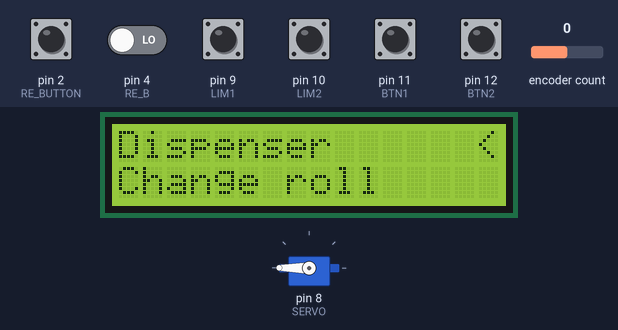
This sketch was run on a simulated Arduino Uno, built with avr-gcc and run on an emulated ATmega328P. Shown: servo, 16×2 character LCD. Inputs (shaded band) come from the test bench; at power-on: pin 2 (RE_BUTTON), pin 9 (LIM1), pin 10 (LIM2), pin 11 (BTN1), pin 12 (BTN2) HIGH, pin 4 (RE_B) LOW, encoder count 0.

Above: at 1.2 s.
1.3 s: pin 2 (RE_BUTTON) pulled LOW for 1 s
At 1.9 s:
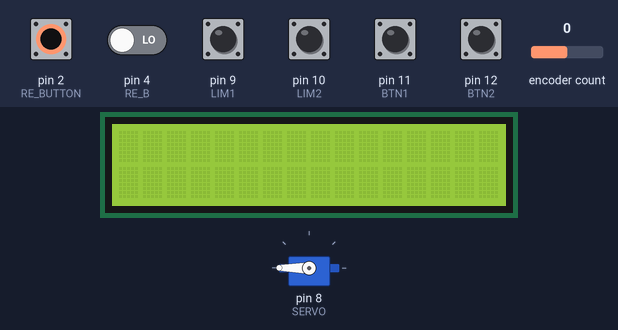
4.5 s: encoder count set to 1
At 7.41 s:
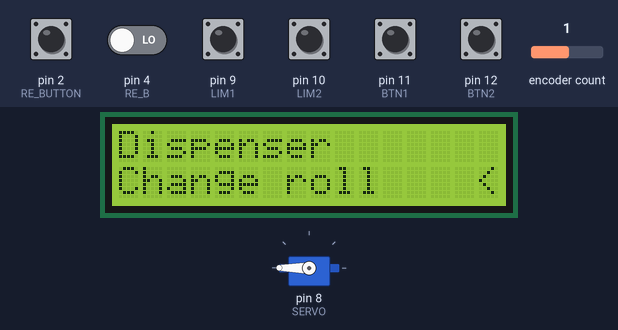
7.5 s: pin 2 (RE_BUTTON) pulled LOW for 0.15 s
At 9.1 s:
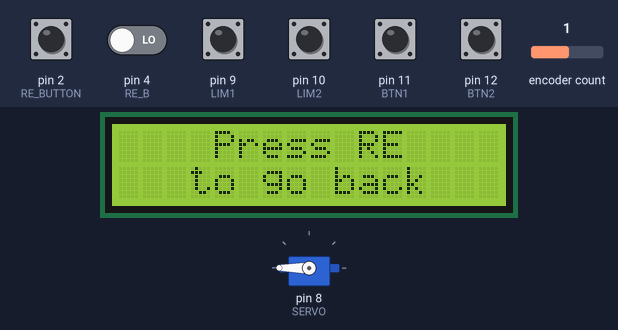
Timing chart, 0 to 10.6 s (numbered marks = the images above; inputs shaded):
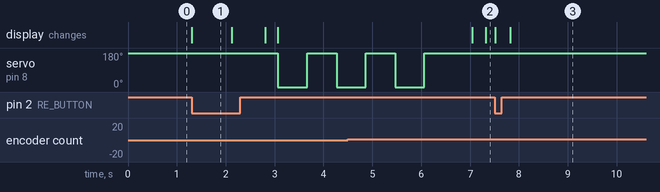

The sketch:

Dispenser_Code.ino
```cpp
// Soldeertin dispenseer
// Made by Jelte Boumans 2021-2022
#include <LiquidCrystal_I2C.h>
#include <Servo.h>
#include <BasicEncoder.h>

// Rotary encoder pins
#define RE_BUTTON 2
#define RE_A 3
#define RE_B 4

// DRV8825 Step pins
#define STEP1 5
#define STEP2 6
#define STEP3 7

// Servo pin
#define SERVO 8

// Limit switches pins
#define LIM1 9
#define LIM2 10

// Manual motor control buttons
#define BTN1 11
#define BTN2 12
#define BTN3 13

// Min and max length of a dispensed wire
#define MAX_LEN 50
#define MIN_LEN 5

// Values to open or close scissor
#define SERVO_OPEN 180
#define SERVO_CLOSE 0

// Delay when going to another state
#define NEXT_STATE_DELAY 250

// The ammount of steps it takes to extrude 1cm of wire (with microstep en 10µs delay)
#define STEPS_PER_CM 4500L

// Change this from true to false to disable the lidOpen function
// Set this to false when debugging
#define ENABLE_LID_SECURITY true

Servo myServo;
LiquidCrystal_I2C lcd(0x27,16,2);
BasicEncoder encoder(RE_A, RE_B);

enum States {
  mainmenu,
  motorcontrol,
  selectDiameter,
  selectLength,
  dispense,
  cut
};

States state = mainmenu;

byte selectedDiameter = 0;
byte selectedLength = MIN_LEN;

void setup() {
  pinMode(RE_A, INPUT);
  pinMode(RE_B, INPUT);
  pinMode(RE_BUTTON, INPUT_PULLUP);

  pinMode(STEP1, OUTPUT);
  pinMode(STEP2, OUTPUT);
  pinMode(STEP3, OUTPUT);

  pinMode(SERVO, OUTPUT);

  pinMode(LIM1, INPUT_PULLUP);
  pinMode(LIM2, INPUT_PULLUP);

  pinMode(BTN1, INPUT_PULLUP);
  pinMode(BTN2, INPUT_PULLUP);
  pinMode(BTN3, INPUT_PULLUP);

  myServo.attach(SERVO);
  myServo.write(SERVO_OPEN);

  lcd.init();
  lcd.backlight();
  lcd.clear();

  setup_encoders(RE_A,RE_B);

  digitalWrite(STEP1, LOW); // Start with all step pins low
  digitalWrite(STEP2, LOW);
  digitalWrite(STEP3, LOW);
}

void loop() {
  switch(state) {
    case mainmenu:
      f_mainmenu();
      break;

    case motorcontrol:
      f_motorcontrol();
      break;

    case selectDiameter:
      f_selectDiameter();
      break;

    case selectLength:
      f_selectLength();
      break;

    case dispense:
      f_dispense();
      break;

    case cut:
      f_cut();
      break;
  }
}

bool yCord = 0;
void f_mainmenu() {
  lcd.setCursor(0,0);
  lcd.print("Dispenser");
  lcd.setCursor(0,1);
  lcd.print("Change roll");

  int encoder_change = encoder.get_change();
  if(encoder_change) {  // Move cursor position when you turn the RE
    yCord = !yCord;
    encoder_change = 0;
  }

  lcd.setCursor(15,yCord);  // Print cursor
  lcd.print("<");
  lcd.setCursor(15,!yCord);
  lcd.print(" ");


  if(!digitalRead(RE_BUTTON)) { // When the RE is pressed go to the next state depending on the cursor position
    if(yCord == 0)
      state = selectDiameter;
    else
      state = motorcontrol;

    lcd.clear();  // Clear LCD for next state
    delay(NEXT_STATE_DELAY);  // Delay so you dont skip states when RE is pressed
  }
}

byte stepPin = 0;
void f_motorcontrol() {
  lcd.setCursor(0,0);
  lcd.print("    Press RE    ");
  lcd.setCursor(0,1);
  lcd.print("   to go back   ");

  if(!digitalRead(BTN1))  // The step pin that is used will change depending on which button is pressed
    stepPin = STEP1;
  else if(!digitalRead(BTN2))
    stepPin = STEP2;
//  else if(!digitalRead(BTN3))
//    stepPin = STEP3;
  else
    stepPin = 0;

  while(stepPin) { // If one of the buttons is pressed, send pulses to the selected step pin
    digitalWrite(stepPin, !digitalRead(stepPin));
    delayMicroseconds(10);

    if(digitalRead(BTN1) && digitalRead(BTN2))
      stepPin = 0;
    }


  if(!digitalRead(RE_BUTTON)) { // When the RE is pressed go back to the main menu
    state = mainmenu;
    lcd.clear();  // Clear LCD for next state
    delay(NEXT_STATE_DELAY);  // Delay so you dont skip states when RE is pressed
  }
}

byte xCord = 3;
void f_selectDiameter() {
  lcd.setCursor(0,0);
  lcd.print("  Diameter(mm)  ");
  lcd.setCursor(0,1);
  lcd.print("0.3   0.6   1.0 ");

  // If RE is turned CW
  int encoder_change = encoder.get_change();
  if(encoder_change >= 1) {
    if(xCord >= 15)  // Move cursor to the right
      xCord = 3;
    else
      xCord += 6;
    encoder_change = 0;
  }

  // If RE is turned CCW
  else if(encoder_change <= -1) {
    if(xCord <= 3)  // Move cursor to the left
      xCord = 15;
    else
      xCord -= 6;
    encoder_change = 0;
  }

  lcd.setCursor(xCord,1); // Print cursor
  lcd.print("<");

  if(!digitalRead(RE_BUTTON)) { // When the RE is pressed save the selected diameter the cursor was on
    if(xCord == 3)
      selectedDiameter = 1;
    else if (xCord == 9)
      selectedDiameter = 2;
    else if (xCord == 15)
      selectedDiameter = 3;

    xCord = 3;  // Reset variable for next time
    state = selectLength;
    lcd.clear();  // Clear LCD for next state
    delay(NEXT_STATE_DELAY);  // Delay so you dont skip states when RE is pressed
  }
}

void f_selectLength() {
  lcd.setCursor(3,0);
  lcd.print("Length(cm)");
  lcd.setCursor(7,1);
  lcd.print("=  ");

  // If RE is turned
  int encoder_change = encoder.get_change();
  if(encoder_change) {
    if(encoder_change >= 1) // If RE is turned CW
      selectedLength++;
    else if(encoder_change <= -1) // If RE is turned CCW
      selectedLength--;

    if(selectedLength > MAX_LEN) // Limit length value
      selectedLength = MIN_LEN;
    else if(selectedLength < MIN_LEN)
      selectedLength = MAX_LEN;
  }

  lcd.setCursor(8,1); // Print selected length
  lcd.print(selectedLength);

  if(!digitalRead(RE_BUTTON)) { // When the RE is pressed start dispensing the selected length
    state = dispense;
    lcd.clear();  // Clear LCD for next state
    delay(NEXT_STATE_DELAY);  // Delay so you dont skip states when RE is pressed
  }
}

void f_dispense() {
  lcd.setCursor(2,0);
  lcd.print("Dispensing...");

  if(selectedDiameter == 1)
    stepPin = STEP1;
  else if (selectedDiameter == 2)
    stepPin = STEP2;
  else if (selectedDiameter == 3)
    stepPin = STEP3;

  for(unsigned long i = 0; i < selectedLength*STEPS_PER_CM; i++) {
    if((!digitalRead(LIM1) || !digitalRead(LIM2)) && ENABLE_LID_SECURITY) {  // If lid is opened, stop dispending
      lidOpen();
      lcd.setCursor(2,0);
      lcd.print("Dispensing...");
    }

    digitalWrite(stepPin, !digitalRead(stepPin));
    delayMicroseconds(10);
  }

  selectedLength = MIN_LEN; // Reset variables for next time

  state = cut;
  lcd.clear();  // Clear LCD for next state
  delay(NEXT_STATE_DELAY);  // Delay so you dont skip states when RE is pressed
}

void f_cut() {
  lcd.setCursor(3,0);
  lcd.print("Cutting...");

  for(byte i = 0; i < 3; i++) { // Open and close scissor 3 times
    if((!digitalRead(LIM1) || !digitalRead(LIM2)) && ENABLE_LID_SECURITY) {  // If lid is opened, stop cutting
      lidOpen();
      lcd.setCursor(3,0);
      lcd.print("Cutting...");
    }

    myServo.write(SERVO_CLOSE);
    delay(600);
    myServo.write(SERVO_OPEN);
    delay(600);
  }

  for(unsigned long i = 0; i < 3*STEPS_PER_CM; i++) {  // Dispense a little bit of wire to set it up for the next time
    if((!digitalRead(LIM1) || !digitalRead(LIM2)) && ENABLE_LID_SECURITY) {  // If lid is opened, stop dispending
      lidOpen();
      lcd.setCursor(3,0);
      lcd.print("Cutting...");
    }

    digitalWrite(stepPin, !digitalRead(stepPin));
    delayMicroseconds(10);
  }

  state = mainmenu;
  lcd.clear();  // Clear LCD for next state
  delay(NEXT_STATE_DELAY);  // Delay so you dont skip states when RE is pressed
}

void lidOpen() {
  lcd.clear();
  while(!digitalRead(LIM1) || !digitalRead(LIM2)) { // Dont exit this function until the lid is closed
    lcd.setCursor(4,0);
    lcd.print("Close lid");
    lcd.setCursor(3,1);
    lcd.print("to continue");
  }

  lcd.clear();  // Clear LCD for next state
  delay(NEXT_STATE_DELAY);  // Delay so you dont skip states when RE is pressed
}

void pciSetup(byte pin) { // Setup pin change interupt on pin
  *digitalPinToPCMSK(pin) |= bit(digitalPinToPCMSKbit(pin));  // enable pin
  PCIFR |= bit(digitalPinToPCICRbit(pin));  // clear outstanding interrupt
  PCICR |= bit(digitalPinToPCICRbit(pin));  // enable interrupt for group
}

void setup_encoders(int a, int b) {
  uint8_t old_sreg = SREG;  // save the current interrupt enable flag
  noInterrupts();
  pciSetup(a);
  pciSetup(b);
  encoder.reset();
  SREG = old_sreg;  // restore the previous interrupt enable flag state
}

ISR(PCINT2_vect) {  // pin change interrupt for D0 to D7
  encoder.service();
}
```

Measured:
- after the input at 1.3 s, servo on pin 8 (SERVO): 180° → 0° after 1.8 s, → 180° 0.60 s later, → 0° 0.60 s later; the display: changes at once (image 1)
- after the input at 4.5 s, the display: first differs from a run without the input after 2.8 s (image 2)
- after the input at 7.5 s, the display: first changes at once (image 3 shows a later state)
- what the display in image 1 shows lasts 0.8 s, from 1.3 s to 2.1 s
